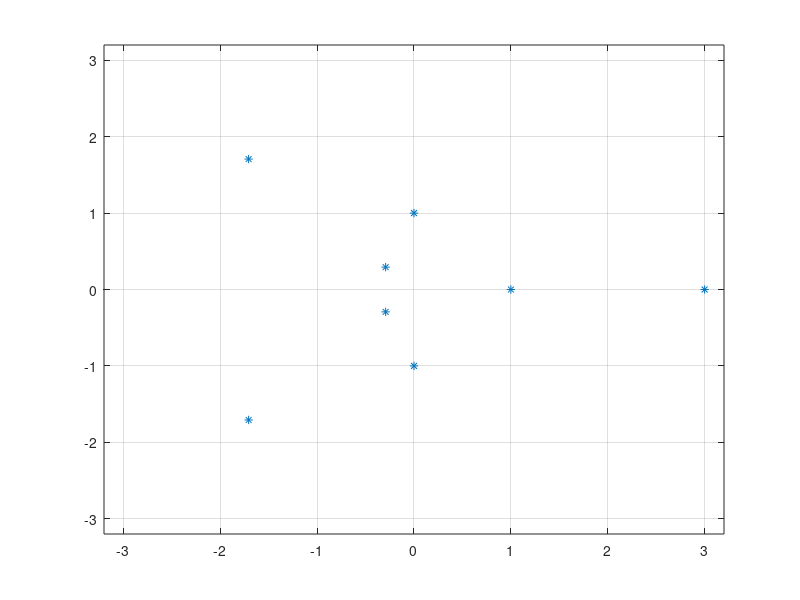

MATLAB code to generate this figure:
clc;
clear;
close all;

x = [0 0 1 1 1 0 0 0];

X = fft(x')
Xshift = fftshift(X);

figure(1);
plot(fft(x), '*');
grid
axis([-3.2 3.2 -3.2 3.2]);
